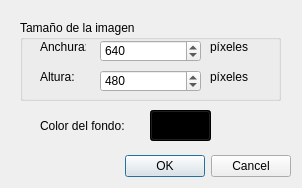
<?xml version="1.0" encoding="UTF-8"?>
<ui version="4.0">
 <class>DialogNueva</class>
 <widget class="QDialog" name="DialogNueva">
  <property name="windowModality">
   <enum>Qt::NonModal</enum>
  </property>
  <property name="geometry">
   <rect>
    <x>0</x>
    <y>0</y>
    <width>302</width>
    <height>188</height>
   </rect>
  </property>
  <property name="minimumSize">
   <size>
    <width>302</width>
    <height>188</height>
   </size>
  </property>
  <property name="maximumSize">
   <size>
    <width>302</width>
    <height>188</height>
   </size>
  </property>
  <property name="windowTitle">
   <string>Nueva imagen...</string>
  </property>
  <property name="windowIcon">
   <iconset resource="recursos.qrc">
    <normaloff>:/new/prefix1/imagenes/logo.gif</normaloff>:/new/prefix1/imagenes/logo.gif</iconset>
  </property>
  <property name="modal">
   <bool>false</bool>
  </property>
  <widget class="QDialogButtonBox" name="buttonBox">
   <property name="geometry">
    <rect>
     <x>30</x>
     <y>150</y>
     <width>261</width>
     <height>32</height>
    </rect>
   </property>
   <property name="sizePolicy">
    <sizepolicy hsizetype="Fixed" vsizetype="Fixed">
     <horstretch>0</horstretch>
     <verstretch>0</verstretch>
    </sizepolicy>
   </property>
   <property name="orientation">
    <enum>Qt::Horizontal</enum>
   </property>
   <property name="standardButtons">
    <set>QDialogButtonBox::Cancel|QDialogButtonBox::Ok</set>
   </property>
  </widget>
  <widget class="QGroupBox" name="groupBox">
   <property name="geometry">
    <rect>
     <x>20</x>
     <y>20</y>
     <width>261</width>
     <height>81</height>
    </rect>
   </property>
   <property name="title">
    <string>Tamaño de la imagen</string>
   </property>
   <property name="flat">
    <bool>false</bool>
   </property>
   <widget class="QLabel" name="label">
    <property name="geometry">
     <rect>
      <x>20</x>
      <y>20</y>
      <width>46</width>
      <height>13</height>
     </rect>
    </property>
    <property name="text">
     <string>Anchura:</string>
    </property>
   </widget>
   <widget class="QLabel" name="label_2">
    <property name="geometry">
     <rect>
      <x>20</x>
      <y>50</y>
      <width>46</width>
      <height>13</height>
     </rect>
    </property>
    <property name="text">
     <string>Altura:</string>
    </property>
   </widget>
   <widget class="QSpinBox" name="spinBox">
    <property name="geometry">
     <rect>
      <x>80</x>
      <y>20</y>
      <width>101</width>
      <height>22</height>
     </rect>
    </property>
    <property name="minimum">
     <number>1</number>
    </property>
    <property name="maximum">
     <number>10000</number>
    </property>
    <property name="value">
     <number>640</number>
    </property>
   </widget>
   <widget class="QSpinBox" name="spinBox_2">
    <property name="geometry">
     <rect>
      <x>80</x>
      <y>50</y>
      <width>101</width>
      <height>22</height>
     </rect>
    </property>
    <property name="minimum">
     <number>1</number>
    </property>
    <property name="maximum">
     <number>10000</number>
    </property>
    <property name="value">
     <number>480</number>
    </property>
   </widget>
   <widget class="QLabel" name="label_3">
    <property name="geometry">
     <rect>
      <x>190</x>
      <y>20</y>
      <width>46</width>
      <height>13</height>
     </rect>
    </property>
    <property name="text">
     <string>píxeles</string>
    </property>
   </widget>
   <widget class="QLabel" name="label_4">
    <property name="geometry">
     <rect>
      <x>190</x>
      <y>50</y>
      <width>46</width>
      <height>13</height>
     </rect>
    </property>
    <property name="text">
     <string>píxeles</string>
    </property>
   </widget>
  </widget>
  <widget class="QLabel" name="label_5">
   <property name="geometry">
    <rect>
     <x>40</x>
     <y>118</y>
     <width>111</width>
     <height>16</height>
    </rect>
   </property>
   <property name="text">
    <string>Color del fondo:</string>
   </property>
  </widget>
  <widget class="QPushButton" name="pushButton">
   <property name="geometry">
    <rect>
     <x>150</x>
     <y>110</y>
     <width>61</width>
     <height>31</height>
    </rect>
   </property>
   <property name="styleSheet">
    <string notr="true">background-color: rgb(0, 0, 0);</string>
   </property>
   <property name="text">
    <string/>
   </property>
   <property name="default">
    <bool>false</bool>
   </property>
   <property name="flat">
    <bool>false</bool>
   </property>
  </widget>
 </widget>
 <resources>
  <include location="recursos.qrc"/>
 </resources>
 <connections>
  <connection>
   <sender>buttonBox</sender>
   <signal>accepted()</signal>
   <receiver>DialogNueva</receiver>
   <slot>accept()</slot>
   <hints>
    <hint type="sourcelabel">
     <x>248</x>
     <y>254</y>
    </hint>
    <hint type="destinationlabel">
     <x>157</x>
     <y>274</y>
    </hint>
   </hints>
  </connection>
  <connection>
   <sender>buttonBox</sender>
   <signal>rejected()</signal>
   <receiver>DialogNueva</receiver>
   <slot>reject()</slot>
   <hints>
    <hint type="sourcelabel">
     <x>316</x>
     <y>260</y>
    </hint>
    <hint type="destinationlabel">
     <x>286</x>
     <y>274</y>
    </hint>
   </hints>
  </connection>
 </connections>
</ui>
